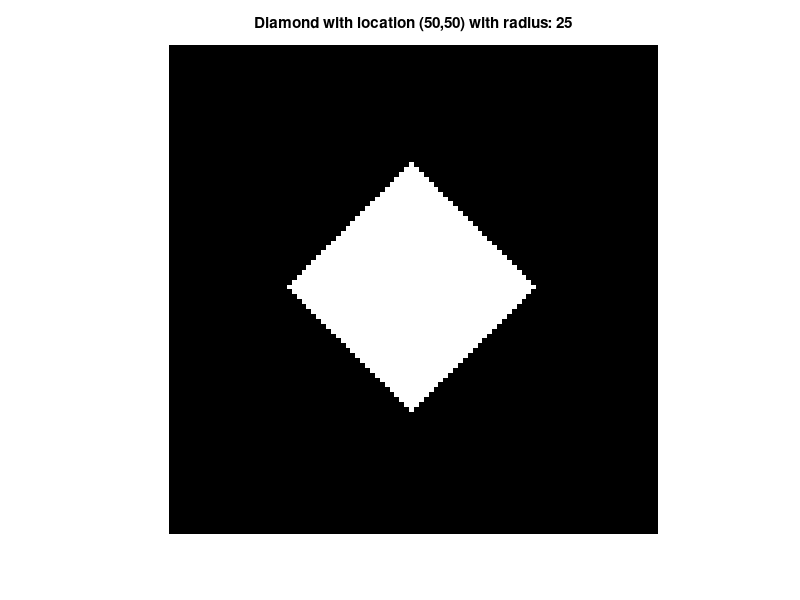

Recreate this plot in MATLAB.
function mat = makeDiamond(imWidth,rowC, colC, radius)
%% Inputs: width of the image, row center, column center and 'radius' of the diamond.
% Author: Amith Kamath
% Date: 3/4/2013.

%Input parsing.
if nargin == 0
    imWidth = 100;
    rowC    = 50;
    colC    = 50;
    radius  = 25;
end

mat = zeros(imWidth);

%%Dirty way
%mat(rowC-radius:rowC+radius,colC-radius:colC+radius) = 1;
%mat = imrotate(mat,45);
%imshow(mat);

%%Computer Sciency way
%Vertical line.
mat(rowC-radius:rowC+radius,colC) = 1;
radiusTemp = radius;
%bottom triangle.
for x = rowC:rowC+radius
    mat(x,colC-radiusTemp:colC+radiusTemp) = 1;
    radiusTemp = radiusTemp - 1;
end
%Upper triangle.
radiusTemp = 0;
for x = rowC-radius:rowC-1
    mat(x,colC-radiusTemp:colC+radiusTemp) = 1;
    radiusTemp = radiusTemp + 1;
end

%%Image processing way
%mat(rowC,colC) = 1;
%SE = strel('diamond',radius);
%mat = imdilate(mat,SE);
%imshow(mat);

%%matlabby way
%Do a manhattan distance with rows and columns distance measured in a new
%matrix. try mandist. Check Pete's code!

%%Visualize.
imshow(mat,[]); 
title(['Diamond with location (',num2str(rowC), ',', num2str(colC), ') with radius: ', num2str(radius)]);
end